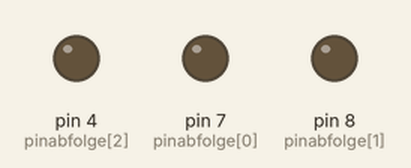
Bench run of a sketch on a simulated Arduino Uno, built with avr-gcc and run on an emulated ATmega328P. Parts: output pins drawn as LEDs (lit = HIGH). What the sketch prints to the serial monitor is not drawn.

Above: at 0.1 s.
At 0.6 s:
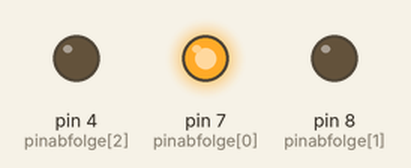
At 1.32 s:
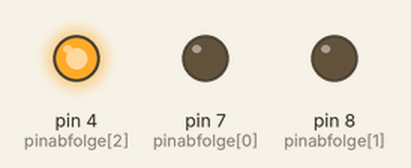
Timing chart, 0 to 2.9 s (numbered marks = the images above):
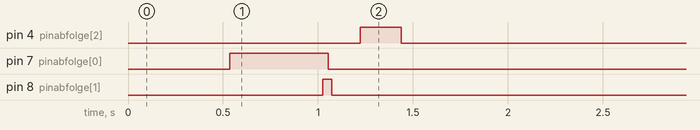

The sketch:

light_alg.ino
```cpp
int pinabfolge[] = { 7, 8, 4 };
int delayvoran[] = { 500, 500, 200 };
int delayabfolge[] = { 500, 30, 200 };
int started[sizeof(pinabfolge) / sizeof(pinabfolge[0])];
int startedtime[sizeof(pinabfolge) / sizeof(pinabfolge[0])];
int nt;
bool working = true;

void setup()
{
	Serial.begin(9600);
for (byte i = 0; i < (sizeof(pinabfolge) / sizeof(pinabfolge[0])); i++)
{
	started[i] = 0;
	pinMode(pinabfolge[i], OUTPUT);
}
  if(sizeof(delayvoran) / sizeof(delayvoran[0])< sizeof(pinabfolge) / sizeof(pinabfolge[0])){
	working = false;
  }
  if(sizeof(delayabfolge) / sizeof(delayabfolge[0])< sizeof(pinabfolge) / sizeof(pinabfolge[0])){
	working = false;
  }
}
void loop(){
  while(working){
	lightalg();
  }
}

void lightalg()
{
	nt = millis();
	for (byte i = 0; i < (sizeof(pinabfolge) / sizeof(pinabfolge[0])); i++)
	{
		Serial.println(started[i]);
		if (started[i] == 0)
		{
			if (delayvoranf(i) < nt)
			{
				digitalWrite(pinabfolge[i], HIGH);
				started[i] = 1;
				startedtime[i] = millis();
			}
		}
		else if (started[i] >= 1)
		{
			if (nt > startedtime[i] + delayabfolge[i])
			{
				digitalWrite(pinabfolge[i], LOW);
			}
		}
	}
}

int delayvoranf(int place)
{
	int delayadd = 0;
	for (int i = 0; i <= place; i++)
	{
		delayadd = delayadd + delayvoran[i];
	}

	Serial.println(delayadd);
	return (delayadd);
}
```

Measured:
- by itself, pin 4 (pinabfolge[2]): LOW → HIGH at 1.2 s, → LOW 0.22 s later
- by itself, pin 7 (pinabfolge[0]): LOW → HIGH at 0.54 s, → LOW 0.52 s later
- by itself, pin 8 (pinabfolge[1]): LOW → HIGH at 1.0 s, → LOW 0.05 s later
